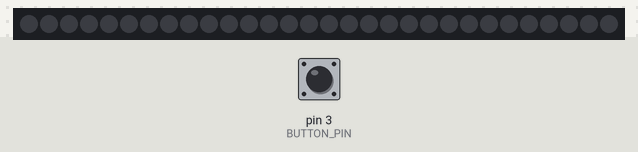
A sketch run on a simulated Arduino Uno, built with avr-gcc and run on an emulated ATmega328P. Shown: 30 RGB LEDs in strip order, left to right. Inputs (shaded band) come from the test bench; at power-on: pin 3 (BUTTON_PIN) HIGH.

Above: at 1.2 s.
1.3 s: pin 3 (BUTTON_PIN) pulled LOW for 0.15 s
2.0 s: pin 3 (BUTTON_PIN) pulled LOW for 1 s
At 2.02 s:
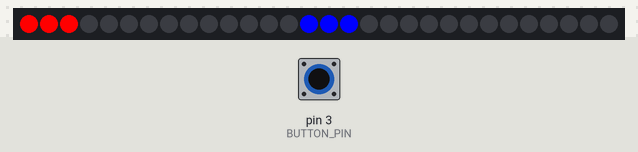
3.6 s: pin 3 (BUTTON_PIN) pulled LOW for 0.15 s
4.3 s: pin 3 (BUTTON_PIN) pulled LOW for 3.2 s
At 4.44 s:
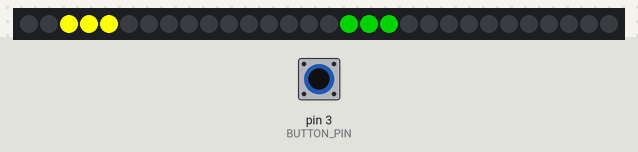
9.0 s: pin 3 (BUTTON_PIN) pulled LOW for 0.15 s
9.7 s: pin 3 (BUTTON_PIN) pulled LOW for 1 s
At 9.76 s:
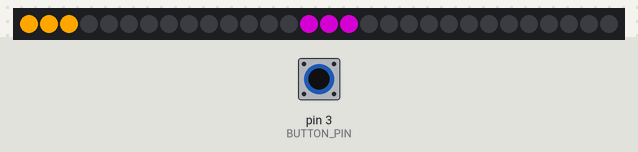

Measured:
- after the input at 2.0 s, the LEDs: change at once (image 1)
- after the input at 4.3 s, the LEDs: first change at once (image 2 shows a later state)
- after the input at 9.7 s, the LEDs: first differ from a run without the input after 0.05 s (image 3)

The sketch:

sketch_jul04a.ino
```cpp
#include <FastLED.h>

#define NUM_LEDS 30
#define DATA_PIN 2
#define BUTTON_PIN 3
#define GROUP_SIZE 3  // 每组亮起的LED数量
#define COLOR_COUNT 6 // 颜色数量
#define MAX_EFFECTS 5 // 最大同时运行的效果数

CRGB leds[NUM_LEDS];
bool buttonPressed = false;
int colorIndex = 0;
unsigned long previousMillis = 0;
const long interval = 50; // 流水速度，可以调整

// 定义多个颜色
CRGB colors[COLOR_COUNT] = {
  CRGB::Blue,
  CRGB::Red,
  CRGB::Green,
  CRGB::Yellow,
  CRGB::Purple,
  CRGB::Orange
};

struct Effect {
  int currentLed;
  int color;
  bool active;
};

Effect effects[MAX_EFFECTS];
int activeEffects = 0;

void setup() {
  FastLED.addLeds<WS2812, DATA_PIN, GRB>(leds, NUM_LEDS);
  pinMode(BUTTON_PIN, INPUT_PULLUP);

  // 初始化效果数组
  for (int i = 0; i < MAX_EFFECTS; i++) {
    effects[i].active = false;
  }
}

void loop() {
  unsigned long currentMillis = millis();

  // 检查按钮状态
  if (digitalRead(BUTTON_PIN) == LOW && !buttonPressed) {
    buttonPressed = true;
    addNewEffect();
  } else if (digitalRead(BUTTON_PIN) == HIGH) {
    buttonPressed = false;
  }

  // 非阻塞的流水灯效果
  if (currentMillis - previousMillis >= interval) {
    previousMillis = currentMillis;
    updateEffects();
  }

  FastLED.show();
}

void addNewEffect() {
  if (activeEffects < MAX_EFFECTS) {
    for (int i = 0; i < MAX_EFFECTS; i++) {
      if (!effects[i].active) {
        effects[i].currentLed = 0;
        effects[i].color = colorIndex;
        effects[i].active = true;
        activeEffects++;
        colorIndex = (colorIndex + 1) % COLOR_COUNT; // 切换到下一个颜色
        break;
      }
    }
  }
}

void updateEffects() {
  FastLED.clear();

  for (int i = 0; i < MAX_EFFECTS; i++) {
    if (effects[i].active) {
      // 点亮当前位置及后两个LED
      for (int j = 0; j < GROUP_SIZE; j++) {
        if (effects[i].currentLed + j < NUM_LEDS) {
          leds[effects[i].currentLed + j] = colors[effects[i].color];
        }
      }

      // 移动到下一个LED
      effects[i].currentLed++;

      // 如果效果结束，重置效果
      if (effects[i].currentLed >= NUM_LEDS) {
        effects[i].active = false;
        activeEffects--;
      }
    }
  }
}
```
